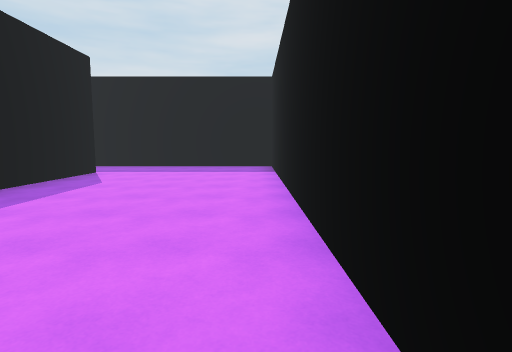
View 1 (above)

16 first-person views from a walk through a scene from a Unity 3-D project. The camera is 1.4 m above the floor, tilts 6° down and sees 80° across. The floor is counted in squares, 2 m on a side. Each view is taken from the middle of a square. On the plan, view 1 faces up. The plan holds only what a view shows up to about 10 squares ahead; the rest is blank. The place goes on beyond the plan. The player character is not drawn.

View 2
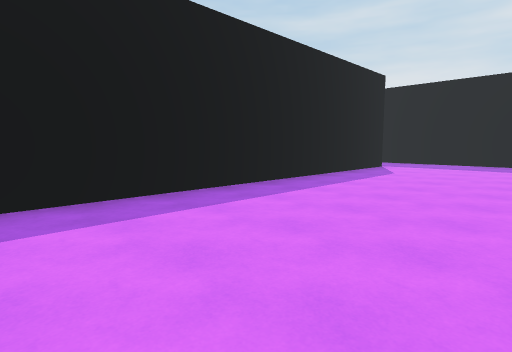

View 3
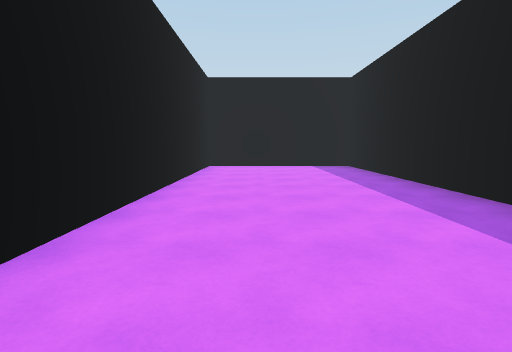

View 4
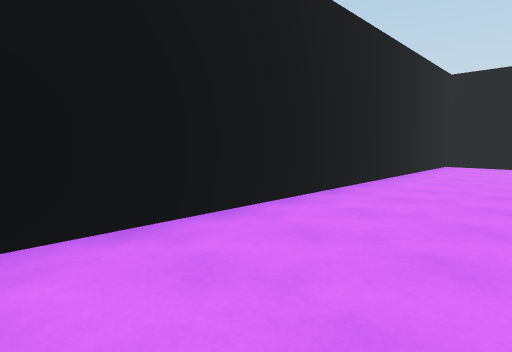

View 5
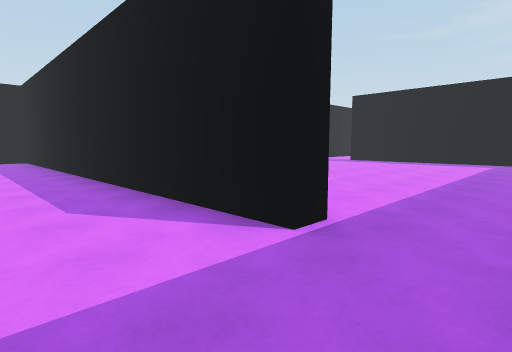

View 6
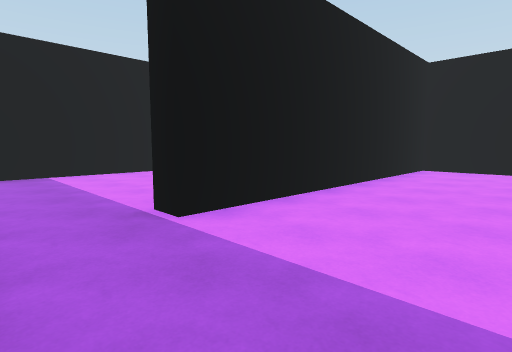

View 7
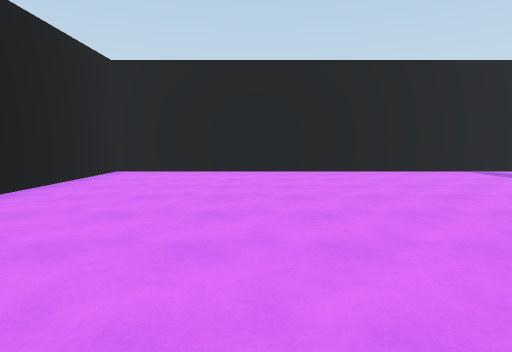

View 8
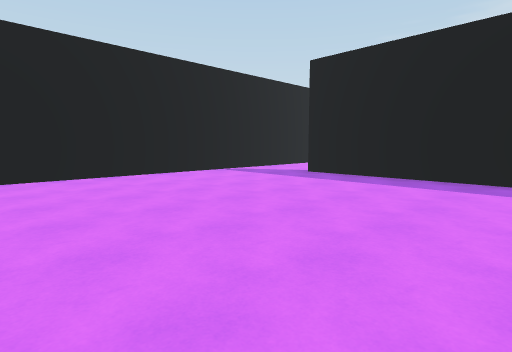

View 9
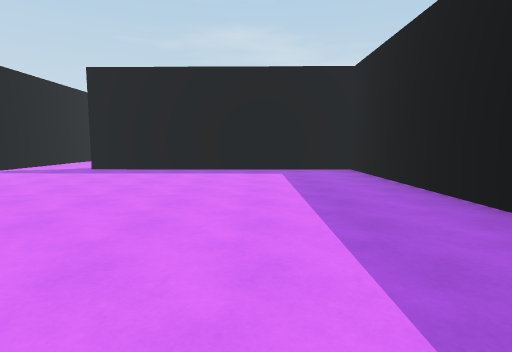

View 10
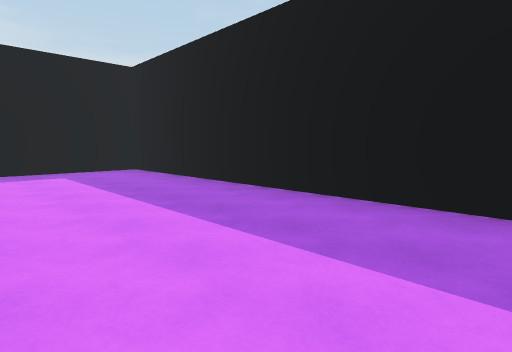

View 11
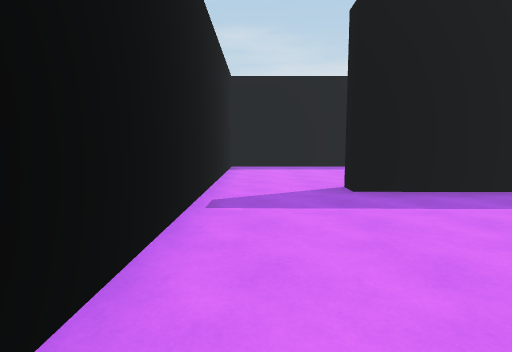

View 12
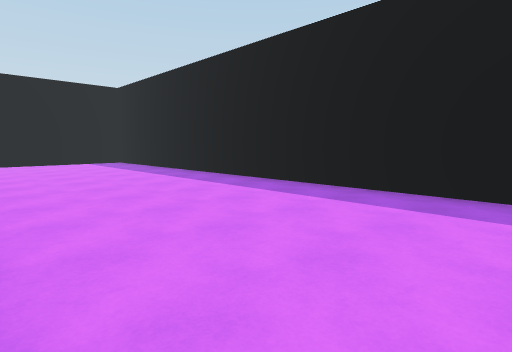

View 13
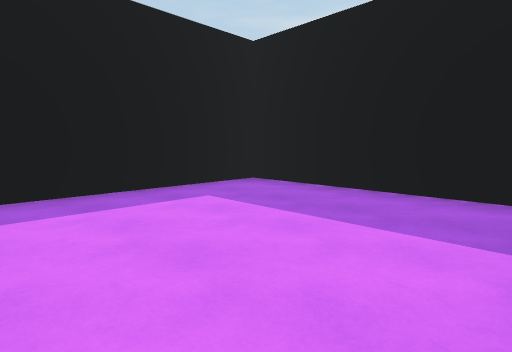

View 14
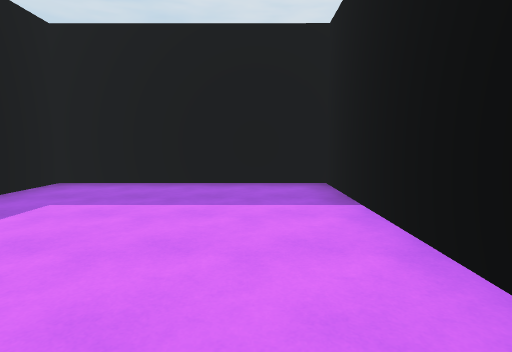

View 15
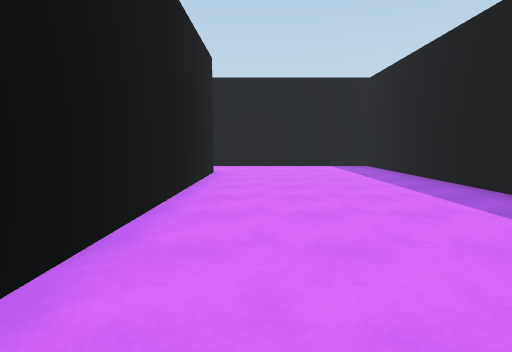

View 16
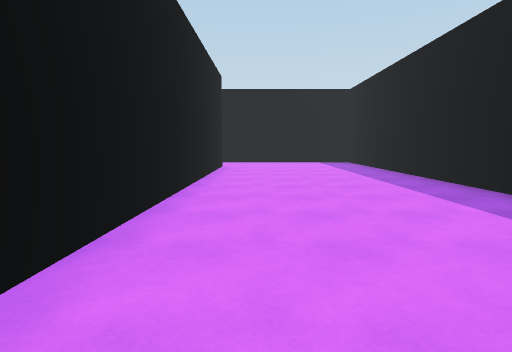

### Floor plan
Ten units are one square. View 1 is at (0, 0); x grows to the right and y downward. Boxes are objects, and circles mark ways between rooms. Rooms are numbered by the first view taken in them; rooms with no view inside come last. Other rooms are left out.
<svg viewBox="-200 -150 210 202">
<path fill="none" stroke="#000" d="M-44 -75 -39 -75 -39 47 5 47 5 -96 -44 -96M-44 -96 -143 -96 -144 -24 -149 -25M-155 -3 -44 -3 -44 -75M-149 -25 -147 -145 -195 -145 -195 -3 -155 -3"/>
<circle cx="-40" cy="-85" r="3" fill="#2a7"/>
<circle cx="-150" cy="-15" r="3" fill="#2a7"/>
<text x="-20" y="-30">1</text>
<text x="-90" y="-50">2</text>
<text x="-170" y="-80">3</text>
</svg>
Room 1 opens to room 2. Room 2 opens to room 3.

Where each view was taken, in squares from view 1:
view 1: 0 up, 0 right, facing up
view 2: 2 down, 0 right, facing up-left
view 3: 5 up, 1 left, facing down
view 4: 6 up, 2 left, facing down-right
view 5: 9 up, 2 left, facing down-left
view 6: 9 up, 7 left, facing down-right
view 7: 8 up, 8 left, facing down
view 8: 7 up, 8 left, facing down-left
view 9: 7 up, 6 left, facing left
view 10: 6 up, 6 left, facing up-left
view 11: 1 up, 10 left, facing left
view 12: 12 up, 15 left, facing down-left
view 13: 10 up, 15 left, facing up-left
view 14: 9 up, 16 left, facing up
view 15: 10 up, 16 left, facing down
view 16: 12 up, 16 left, facing down
